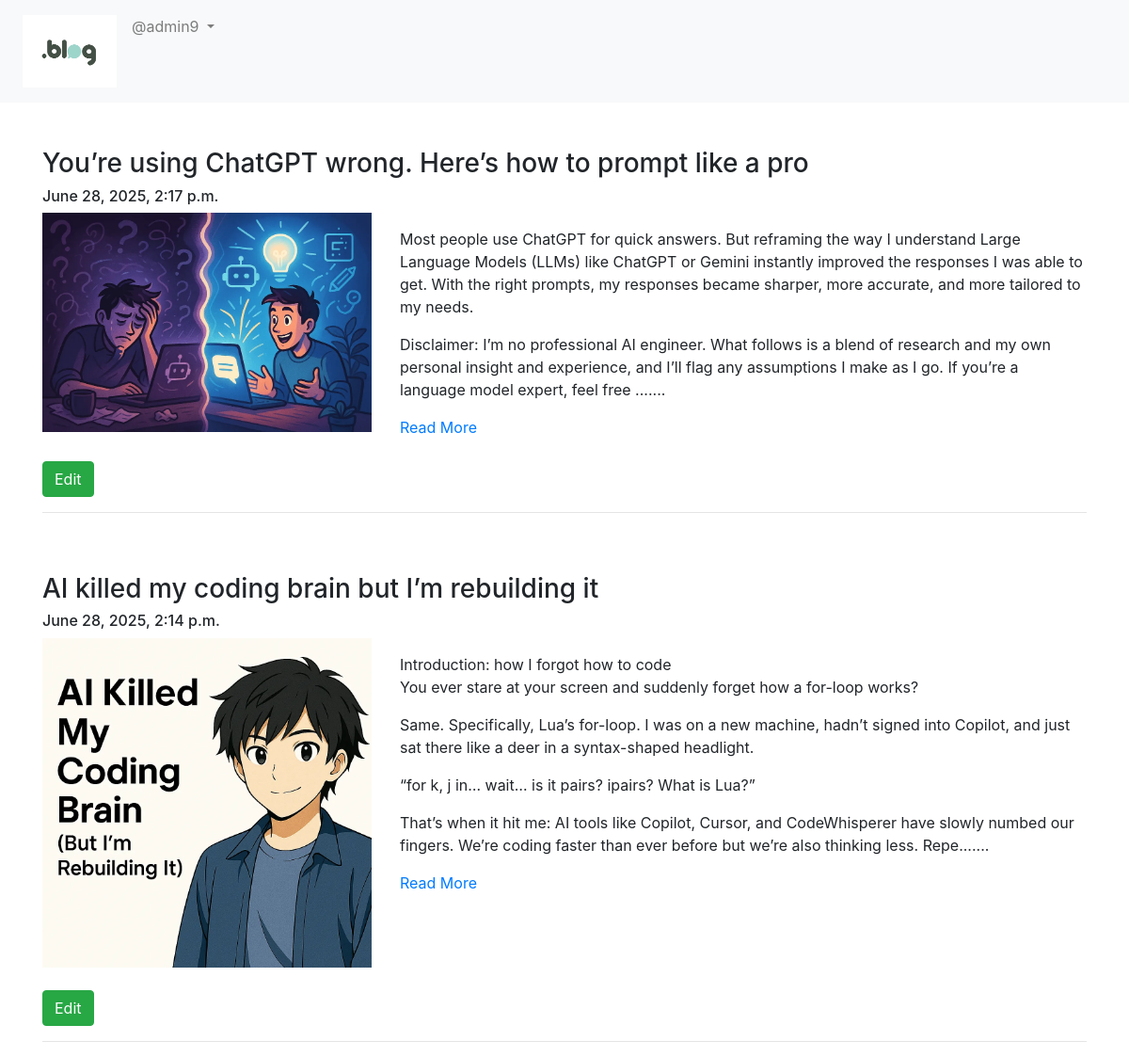
The app's page /blog/my-blogs/ (signed in) with its own data.
### App_Blog/models.py (models this page shows, shortened)
class Blog(models.Model):
    author = models.ForeignKey(User,on_delete=models.CASCADE,related_name='post_author')
    blog_title = models.CharField(max_length=264,verbose_name='Title')
    slug = models.SlugField(max_length=264, unique=True)
    blog_content = models.TextField(verbose_name="What's on your mind?")
    blog_image = models.ImageField(upload_to='blog_images',verbose_name='Image')
    publish_date = models.DateTimeField(auto_now_add=True)
    update_date = models.DateTimeField(auto_now=True)
    class Meta:
        ordering = ('-publish_date',)

### App_Blog/views.py (the view)
# urls.py: path('my-blogs/', views.MyBlogs.as_view(), name="my_blogs"),
class MyBlogs(LoginRequiredMixin, TemplateView):
    template_name = 'App_Blog/my_blog.html'

### App_Blog/templatetags/custom_filters.py (called while the page is built)
def range_filter(value):
    return value[0:500] + "......."

### templates/App_Blog/my_blog.html (shortened to what this page needs)
{% extends 'base.html' %}
{% load custom_filters %}
{% load crispy_forms_tags %}
{%block body_block%}
{% for blog in user.post_author.all %}
<br>
<br>
    <h3>{{blog.blog_title}}</h3>
    <h6>{{blog.publish_date}}</h6>
<div class="row">
    <div class="col-sm-4">
        <img src="/media/{{blog.blog_image}}" alt="" width="100%">
    </div>
    <div class="col-sm-8">
        <p>{{blog.blog_content|range_filters|linebreaks}}</p>
        <a href="{% url 'App_Blog:blog_details' slug=blog.slug %}">Read More</a>
    </div>
</div>
<br>
<a href="{% url 'App_Blog:edit_blog' pk=blog.pk %}" class="btn btn-success">Edit</a>
<hr>
{% endfor %}
{% endblock %}

### templates/base.html (shortened to what this page needs)
<!DOCTYPE html>
<html lang="en">
<head>
    <link rel="stylesheet" href="https://cdn.jsdelivr.net/npm/bootstrap@4.6.2/dist/css/bootstrap.min.css">
<link rel="stylesheet" href="https://cdnjs.cloudflare.com/ajax/libs/font-awesome/6.7.2/css/all.min.css" />
</head>
<body>
<nav class="navbar navbar-expand-lg navbar-light bg-light">
    <ul class="navbar-nav mr-auto">
      <li class="nav-item active">
        <a class="nav-link" href="{% url 'index' %}"><img src="/media/logo.png" width="100px"></a>
      </li>
        {% if user.is_authenticated %}
         <a class="nav-link dropdown-toggle" href="#" id="navbardrop" data-toggle="dropdown">@{{user.username}} </a>
        {% else %}
        <li class="nav-item ">
        <a class="nav-link" href="{% url 'App_Login:signup' %}">Sign Up </a>
        <li class="nav-item ">
        <a class="nav-link" href="{% url 'App_Login:login' %}">Login </a>
      </li>
       {% endif%}
    </ul>
</nav>
<div class="container pt-20">
    {% block body_block %}
    {% endblock %}
</div>
</body>
</html>

### records on screen
Blog: blog_title "You’re using ChatGPT wrong. Here’s how to prompt like a pro", publish_date "June 28, 2025, 2:17 p.m.", blog_image (picture), blog_content|range_filters "Most people use ChatGPT for quick answers. But reframing the way I understand Large Language Models (LLMs) like ChatGPT or Gemini instantly improved the responses I was able to get. With the right prompts, my responses became sharper, more accurate, and more tailored to my needs. Disclaimer: I’m no professional AI engineer. What follows is a blend of research and my own personal insight and experience, and I’ll flag any assumptions I make as I go. If you’re a language model expert, feel free ......."
Blog: blog_title "AI killed my coding brain but I’m rebuilding it", publish_date "June 28, 2025, 2:14 p.m.", blog_image (picture), blog_content|range_filters "Introduction: how I forgot how to code You ever stare at your screen and suddenly forget how a for-loop works? Same. Specifically, Lua’s for-loop. I was on a new machine, hadn’t signed into Copilot, and just sat there like a deer in a syntax-shaped headlight. “for k, j in… wait… is it pairs? ipairs? What is Lua?” That’s when it hit me: AI tools like Copilot, Cursor, and CodeWhisperer have slowly numbed our fingers. We’re coding faster than ever before but we’re also thinking less. Repe......."

### other values on screen
{{ user.username }} "admin9"
